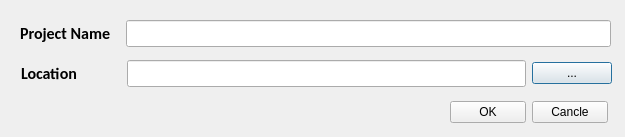
<?xml version="1.0" encoding="UTF-8"?>
<ui version="4.0">
 <class>Dialog</class>
 <widget class="QDialog" name="Dialog">
  <property name="geometry">
   <rect>
    <x>0</x>
    <y>0</y>
    <width>625</width>
    <height>137</height>
   </rect>
  </property>
  <property name="windowTitle">
   <string>Dialog</string>
  </property>
  <widget class="QWidget" name="layoutWidget">
   <property name="geometry">
    <rect>
     <x>20</x>
     <y>20</y>
     <width>591</width>
     <height>27</height>
    </rect>
   </property>
   <layout class="QHBoxLayout" name="horizontalLayout">
    <item>
     <widget class="QLabel" name="label">
      <property name="minimumSize">
       <size>
        <width>100</width>
        <height>0</height>
       </size>
      </property>
      <property name="font">
       <font>
        <family>Calibri</family>
        <pointsize>12</pointsize>
        <weight>75</weight>
        <bold>true</bold>
       </font>
      </property>
      <property name="text">
       <string>Project Name</string>
      </property>
     </widget>
    </item>
    <item>
     <widget class="QLineEdit" name="txtprojectName">
      <property name="minimumSize">
       <size>
        <width>200</width>
        <height>0</height>
       </size>
      </property>
      <property name="font">
       <font>
        <family>Calibri</family>
        <pointsize>12</pointsize>
        <weight>75</weight>
        <bold>true</bold>
       </font>
      </property>
     </widget>
    </item>
   </layout>
  </widget>
  <widget class="QWidget" name="layoutWidget">
   <property name="geometry">
    <rect>
     <x>21</x>
     <y>60</y>
     <width>591</width>
     <height>27</height>
    </rect>
   </property>
   <layout class="QHBoxLayout" name="horizontalLayout_2">
    <item>
     <widget class="QLabel" name="label_2">
      <property name="minimumSize">
       <size>
        <width>100</width>
        <height>0</height>
       </size>
      </property>
      <property name="font">
       <font>
        <family>Calibri</family>
        <pointsize>12</pointsize>
        <weight>75</weight>
        <bold>true</bold>
       </font>
      </property>
      <property name="text">
       <string>Location</string>
      </property>
     </widget>
    </item>
    <item>
     <widget class="QLineEdit" name="txtlocation">
      <property name="minimumSize">
       <size>
        <width>200</width>
        <height>0</height>
       </size>
      </property>
      <property name="font">
       <font>
        <family>Calibri</family>
        <pointsize>12</pointsize>
        <weight>75</weight>
        <bold>true</bold>
       </font>
      </property>
     </widget>
    </item>
    <item>
     <widget class="QPushButton" name="pushButton">
      <property name="minimumSize">
       <size>
        <width>20</width>
        <height>0</height>
       </size>
      </property>
      <property name="text">
       <string>...</string>
      </property>
     </widget>
    </item>
   </layout>
  </widget>
  <widget class="QWidget" name="">
   <property name="geometry">
    <rect>
     <x>450</x>
     <y>100</y>
     <width>158</width>
     <height>25</height>
    </rect>
   </property>
   <layout class="QHBoxLayout" name="horizontalLayout_5">
    <item>
     <widget class="QPushButton" name="btnok">
      <property name="text">
       <string>OK</string>
      </property>
     </widget>
    </item>
    <item>
     <widget class="QPushButton" name="btncancle">
      <property name="text">
       <string>Cancle</string>
      </property>
     </widget>
    </item>
   </layout>
  </widget>
 </widget>
 <resources/>
 <connections/>
</ui>
